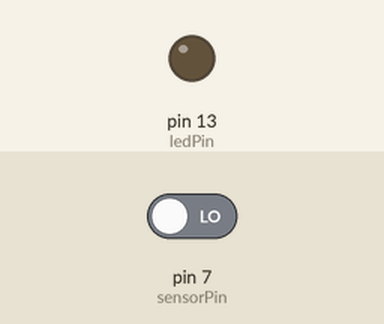
A sketch run on a simulated Arduino Uno, built with avr-gcc and run on an emulated ATmega328P. Shown: output pins drawn as LEDs (lit = HIGH). Inputs (shaded band) come from the test bench; at power-on: pin 7 (sensorPin) LOW. What the sketch prints to the serial monitor is not drawn.

Above: at 3.2 s.
3.3 s: pin 7 (sensorPin) driven HIGH
At 5.0 s:
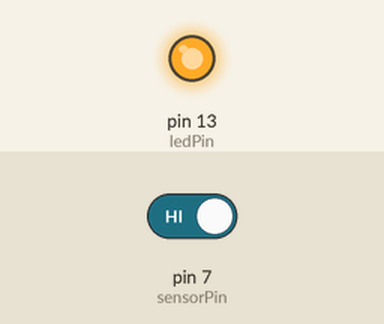
5.5 s: pin 7 (sensorPin) driven LOW
At 6.2 s:
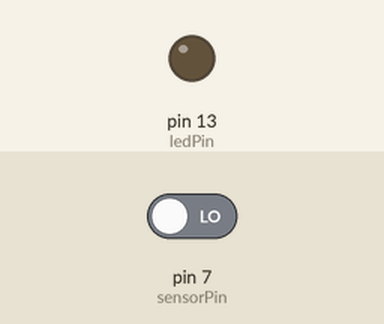
Timing chart, 0 to 8.5 s (numbered marks = the images above; inputs shaded):
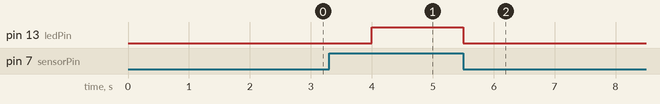

Measured:
- after the input at 3.3 s, pin 13 (ledPin): LOW → HIGH after 0.70 s
- after the input at 5.5 s, pin 13 (ledPin): HIGH → LOW at once

The sketch:

Soil_Moisture_with_Arduino_-_Digital_Output.ino
```cpp
/*
   Soil Moisture with Arduino - Digital Output
   For more details, visit: https://techzeero.com/arduino-tutorials/soil-moisture-sensor-arduino/
*/

int sensorPin = 7;
int ledPin = 13;

void setup()
{
  pinMode(ledPin, OUTPUT);
  pinMode(sensorPin, INPUT);
  Serial.begin(9600);
  Serial.println("Reading Data From the Sensor ...");
  delay(2000);
}

void loop()
{
  if(digitalRead(sensorPin) == HIGH)
  {
    digitalWrite(ledPin, HIGH);
  }
  else
  {
    digitalWrite(ledPin, LOW);
    delay(1000);
  }
}
```
